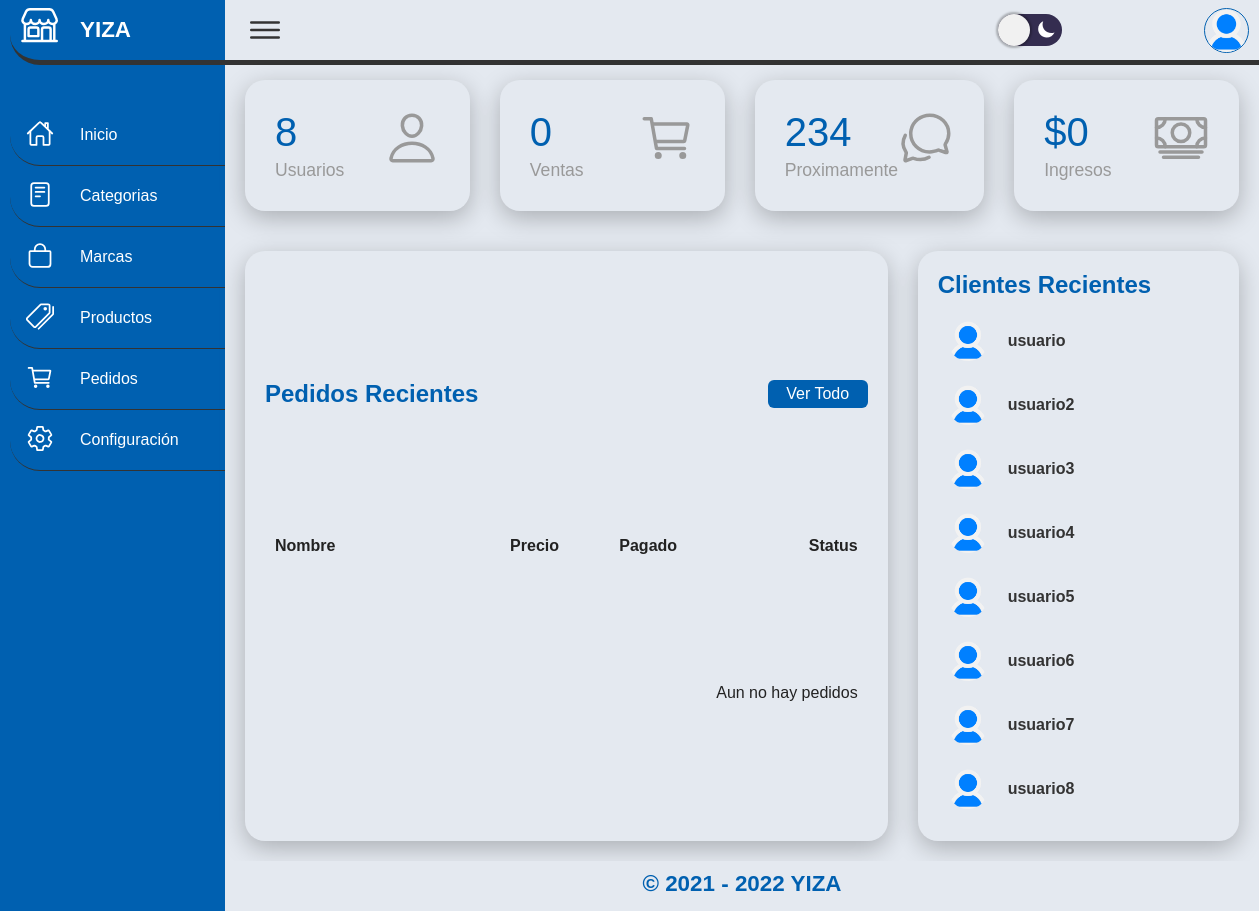
Page /DEMO-YIZA/STORE/ADMIN/dashboard.php (signed in) on the committed database.
### tables this page shows
CREATE TABLE IF NOT EXISTS usuarios (
	id_usu int AUTO_INCREMENT NOT NULL,
	nombres VARCHAR(255) NOT NULL,
	ap1 VARCHAR(255),
	ap2 VARCHAR(255),
	usuario VARCHAR(255) NOT NULL UNIQUE,
	correo VARCHAR(255) NOT NULL UNIQUE,
	pass VARCHAR(255) NOT NULL,
	id_rol int NOT NULL,
	img TEXT,
	fechaAlta DATE NOT NULL,
	id_statusUsu int,
	CONSTRAINT pk_inicio PRIMARY KEY (id_usu)
);

### DEMO-YIZA/STORE/ADMIN/dashboard.php (the view, shortened to what this page needs)
<?php
	require('require/conexion.php');
?>
<!DOCTYPE html>
<html lang="es">
<head>
<?php require('require/nav_admin.php') ?>
	<?php
		$sql= "SELECT * from pedidos order by fecha limit 8";
		$res=mysqli_query($conexion,$sql);
		$sqlTUsu = mysqli_query($conexion, "SELECT COUNT(*) as user FROM usuarios WHERE id_rol = 2");
		$resTUsu = mysqli_fetch_assoc($sqlTUsu);
		$usuarios = $resTUsu['user'];
		$sqlTVent = mysqli_query($conexion, "SELECT COUNT(*) as vent FROM pedidos WHERE id_statusPed = 1");
		$resTVent = mysqli_fetch_assoc($sqlTVent);
		$ventas = $resTVent['vent'];
		$resPED = $conexion->query($sql);
		$numPed = $resPED->num_rows;
		if ($totales <= 0) {
			$totales = 0;
		}
	?>
			<div class="cardBox">
				<div class="card" title="Usuarios">
					<div>
						<div class="num"><?php echo $usuarios;?></div>
						<div class="cardName">Usuarios</div>
					</div>
					<div class="iconBx">
						<ion-icon name="person-outline"></ion-icon>
					</div>
				</div>
				<div class="card" title="Ventas">
					<div>
						<div class="num"><?php echo $ventas;?></div>
						<div class="cardName">Ventas</div>
					</div>
					<div class="iconBx">
						<ion-icon name="cart-outline"></ion-icon>
					</div>
				</div>
				<div class="card">
					<div>
						<div class="num">234</div>
						<div class="cardName">Proximamente</div>
					</div>
					<div class="iconBx">
						<ion-icon name="chatbubbles-outline"></ion-icon>
					</div>
				</div>
				<div class="card" title="Ingresos">
					<div>
						<div class="num">$<?php echo $totales;?></div>
						<div class="cardName">Ingresos</div>
					</div>
					<div class="iconBx">
						<ion-icon name="cash-outline"></ion-icon>
					</div>
				</div>
			</div>
			<div class="details">
				<div class="recentOrders">
					<div class="cardHeader">
						<h2> Pedidos Recientes </h2>
						<a href="pedidos.php" class="btn">Ver Todo</a>
					</div>
					<table>
						<thead>
							<tr>
								<td>Nombre</td>
								<td>Precio</td>
								<td>Pagado</td>
								<td>Status</td>
							</tr>
						</thead>
						<tbody>
	<?php
	if ($numPed > 0) {
		while ($row=mysqli_fetch_assoc($res)){
			$id_prod = $row['id_prod'];
			$sqlP = "SELECT * FROM productos WHERE id_prod = $id_prod";
			$resultado = $conexion->query($sqlP);
			$rowP = $resultado->fetch_assoc();
			$precio = $rowP['precio'];
			$pagado = $row['cantidad'] * $precio;
			if ($pagado == $row['pago']) {
				$paid = 'Pagado';
			}else{
				$paid = 'No pagado';
			}
	?>
							<tr>
								<td title="<?php echo $rowP['nombre'];?>"><?php echo $rowP['nombre'];?></td>
								<td><?php echo $rowP['precio'];?></td>
								<td><?php echo $paid;?></td>
								<td>
									<?php
					   				if ($row['id_statusPed'] == 1) {
					   				?>
					   					<span class="status delivered">Entregado</span>
					   				<?php
					   					}elseif ($row['id_statusPed'] == 2){
					   				?>
					   					<span class="status pending">Pendiente</span>
					   				<?php
					   					}elseif ($row['id_statusPed'] == 3){
					   				?>
					   					<span class="status inProgress">En Progreso</span>
					   				<?php
					   					}elseif ($row['id_statusPed'] == 4){
					   				?>
					   					<span class="status return">Cancelado</span>
					   				<?php
					   					}
					   				?>
								</td>
							</tr>
	<?php
		}
	}else{
	?>
							<tr>
								<td colspan="4">
									Aun no hay pedidos
								</td>
							</tr>
	<?php
	}
	?>
						</tbody>
					</table>
				</div>
				<div class="recentClients">
					<div class="cardHeader">
						<h2> Clientes Recientes </h2>
					</div>
					<table>
						<?php
							$sqlUser = mysqli_query($conexion, "SELECT * FROM usuarios WHERE id_rol = 2");
							$resUser = $sqlUser;
							while ($rowUser = mysqli_fetch_assoc($resUser)) {
						?>
						<tr>
							<td width="60px">
								<div class="imgBx">
									<img src="<?php echo $rowUser['img'];?>" alt="">
								</div>
							</td>
							<td>
								<h4><?php echo $rowUser['usuario'];?><br>
								</h4>
							</td>
						</tr>
						<?php
							}
						?>
					</table>
				</div>
			</div>
		</div>
			<?php require 'require/footer.php'; ?>
		</div>
	</div>
</body>
</html>

### DEMO-YIZA/STORE/ADMIN/css/style_Admin.css (style rules this page uses)
ion-icon { pointer-events: none; }
* { margin: 0; padding: 0; box-sizing: border-box; font-family: sans-serif; }
:root { --blanco: #fff; --mainC: #E4E9F0; --azul: #0060B0; --gris: #333; --negro1: #222; --negro2: #999; --rgba: rgba(0, 0, 0, .25); --azulH: #779CEA; --bloque: #ddd; }
body { min-width: 300px; min-height: 100vh; overflow-x: hidden; background: var(--mainC); transition: .2s; }
.cardBox { position: relative; width: 100%; padding: 20px; display: grid; grid-template-columns: repeat(4, 1fr); grid-gap: 30px; }
.cardBox .card { position: relative; background: var(--mainC); padding: 30px; border-radius: 20px; display: flex; justify-content: space-between; cursor: pointer; box-shadow: 0 7px 25px var(--rgba); }
.cardBox .card .num { position: relative; font-weight: 500; font-size: 2.5em; color: var(--azul); }
.cardName { color: var(--negro2); font-size: 1.1em; margin-top: 5px; }
.cardBox .card .iconBx { font-size: 3.5em; color: var(--negro2); }
.details { position: relative; width: 100%; padding: 20px; display: grid; grid-template-columns: 2fr 1fr; grid-gap: 30px; }
.details .recentOrders { position: relative; display: grid; min-height: 500px; background: var(--mainC); padding: 20px; box-shadow: 0 7px 25px var(--rgba); border-radius: 20px; }
.cardHeader { display: flex; justify-content: space-between; align-items: center; }
.cardHeader h2 { font-weight: 600; color: var(--azul); }
.btn { position: relative; padding: 5px 10px; background: var(--azul); text-decoration: none; color: var(--blanco); border-radius: 6px; width: 100px; text-align: center; }
.details table { width: 100%; border-collapse: collapse; margin-top: 10px; }
.details table thead td { font-weight: 600; }
.details .recentOrders table tr { color: var(--negro1); border-bottom: .5px solid var(--gris); }
.details .recentOrders table tr:last-child { border-bottom: none; }
.details .recentOrders table tr td { padding: 10px; overflow: hidden; text-overflow: ellipsis; max-width: 100px; }
.details .recentOrders table tr td:last-child { text-align: end; }
.details .recentOrders table tr td:nth-child(2) { text-align: end; }
.details .recentOrders table tr td:nth-child(3) { text-align: center; }
.recentClients { position: relative; display: grid; min-height: 500px; padding: 20px; background: var(--mainC); box-shadow: 0 7px 25px var(--rgba); border-radius: 20px; }
.recentClients .imgBx { position: relative; width: 40px; height: 40px; border-radius: 50%; overflow: hidden; }
.recentClients .imgBx img { position: absolute; top: 0; left: 0; width: 100%; height: 100%; object-fit: cover; }
.recentClients table tr td { padding: 12px 10px; }
.recentClients table tr td h4 { font-size: 16px; font-weight: 600; line-height: 1.4em; color: var(--gris); }

### rows in the picture
usuarios: img (picture), usuario "usuario"
usuarios: img (picture), usuario "usuario2"
usuarios: img (picture), usuario "usuario3"
usuarios: img (picture), usuario "usuario4"
usuarios: img (picture), usuario "usuario5"
usuarios: img (picture), usuario "usuario6"
usuarios: img (picture), usuario "usuario7"
usuarios: img (picture), usuario "usuario8"

### other values in the picture
$usuarios "8"
$ventas "0"
$totales "0"
